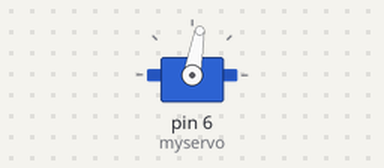
Recording of a sketch running on a simulated Arduino Uno, built with avr-gcc and run on an emulated ATmega328P. Shown: servo.

Above: at 3.05 s.
At 34.1 s:
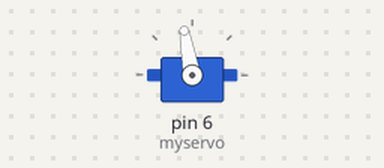
Timing chart, 0 to 43.4 s (numbered marks = the images above):
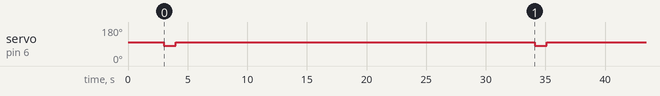

Measured:
- by itself, servo on pin 6 (myservo): alternates 100° for 30.1 s and 80° for 1.0 s, 4 changes in all, then stays 100°

The sketch:

Sweep.ino
```cpp
#include <Servo.h>
Servo myservo;

int max_angle = 80;
int min_angle = 100;

int minutos = 5; //min
int comecar_ligacao = 30; //s


void setup()
{
  myservo.attach(6);  // attaches the servo on pin 9 to the servo object

  myservo.write(min_angle);
  delay(3000);
}

void loop ()
{
  fazer_ligacao(); //para fazer ligação
  delay(1000*comecar_ligacao);
  fazer_ligacao(); //para desligar ligação

  delay(1000*60*minutos);
}


void fazer_ligacao()
{
  myservo.write(max_angle);
  delay(1000);
  myservo.write(min_angle);
  delay(100);
}
```
